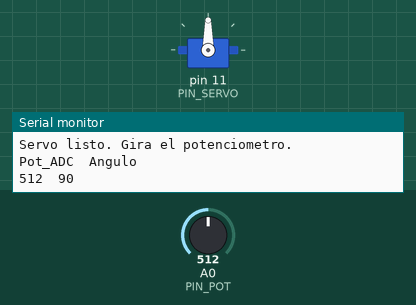
Bench run of a sketch on a simulated Arduino Uno, built with avr-gcc and run on an emulated ATmega328P. On the bench: servo, the last lines printed to the serial monitor. Inputs (shaded band) come from the test bench; at power-on: A0 (PIN_POT) = 512.

Above: at 1.2 s.
1.3 s: A0 (PIN_POT) set to 716
At 1.8 s:
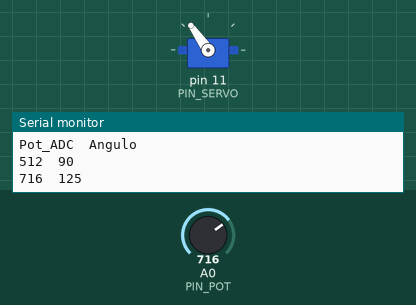
2.8 s: A0 (PIN_POT) set to 900
At 3.9 s:
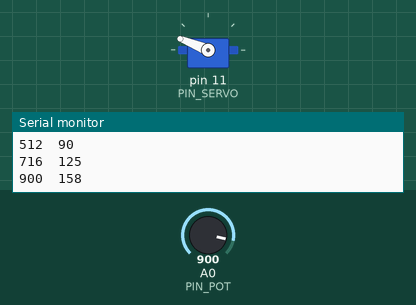
4.3 s: A0 (PIN_POT) set to 1023
At 5.5 s:
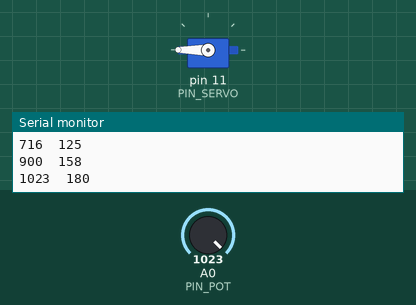
5.8 s: A0 (PIN_POT) set to 306
At 6.4 s:
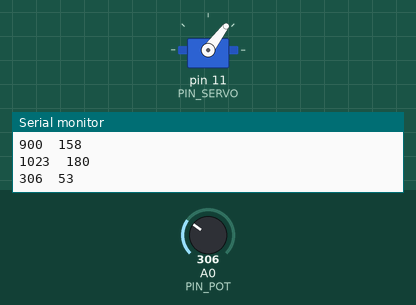
7.3 s: A0 (PIN_POT) set to 122
At 8.5 s:
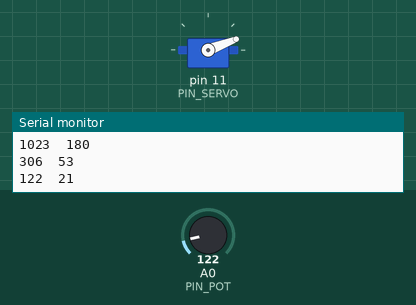
8.8 s: A0 (PIN_POT) set to 0
At 10.1 s:
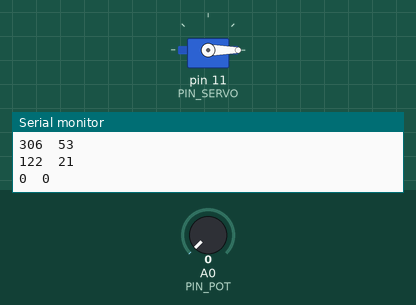
Timing chart, 0 to 11.3 s (numbered marks = the images above; inputs shaded):
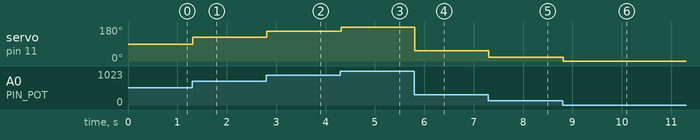

Measured:
- after the input at 1.3 s, servo on pin 11 (PIN_SERVO): 90° → 125° at once
- after the input at 2.8 s, servo on pin 11 (PIN_SERVO): 125° → 158° at once
- after the input at 4.3 s, servo on pin 11 (PIN_SERVO): 158° → 180° at once
- after the input at 5.8 s, servo on pin 11 (PIN_SERVO): 180° → 53° at once
- after the input at 7.3 s, servo on pin 11 (PIN_SERVO): 53° → 21° at once
- after the input at 8.8 s, servo on pin 11 (PIN_SERVO): 21° → 0° at once

The sketch:

Lab06_Servo_Potenciometro.ino
```cpp
#include <Servo.h>

Servo mi_servo;

const int PIN_SERVO = 11;
const int PIN_POT = A0;

int angulo_anterior = -1;

void setup() {
  mi_servo.attach(PIN_SERVO);
  mi_servo.write(90);

  Serial.begin(9600);
  Serial.println("Servo listo. Gira el potenciometro.");
  Serial.println("Pot_ADC\tAngulo");
}

void loop() {
  int pot_val = analogRead(PIN_POT);
  int angulo = map(pot_val, 0, 1023, 0, 180);

  if (abs(angulo - angulo_anterior) >= 2) {
    mi_servo.write(angulo);
    angulo_anterior = angulo;

    Serial.print(pot_val);
    Serial.print("\t");
    Serial.println(angulo);
  }

  delay(20);
}
```
